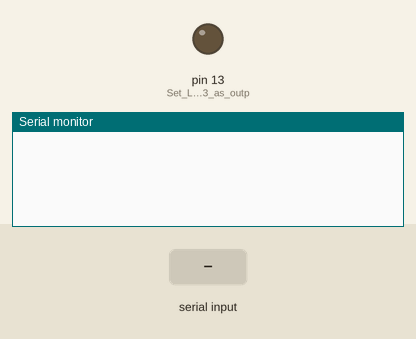
A sketch run on a simulated Arduino Mega 2560, built with avr-gcc and run on an emulated ATmega2560. Parts: output pins drawn as LEDs (lit = HIGH), the last lines printed to the serial monitor. The inputs (shaded band) are chosen by the test bench.

Above: at 1.2 s.
1.3 s: "a" received over the second serial link
At 3.0 s:
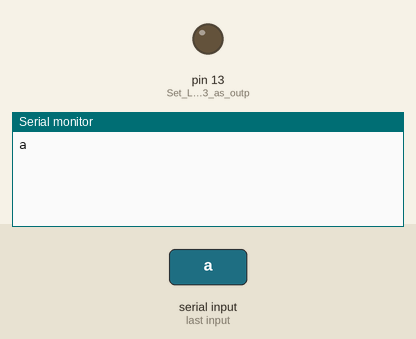
4.3 s: "b" received over the second serial link
At 6.1 s:
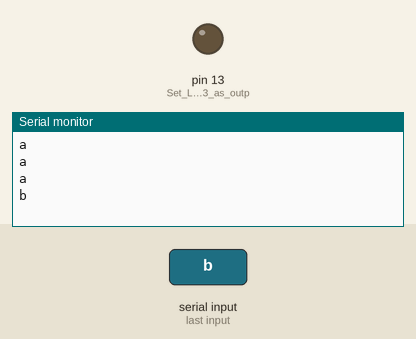
7.3 s: "1" received over the second serial link
At 8.7 s:
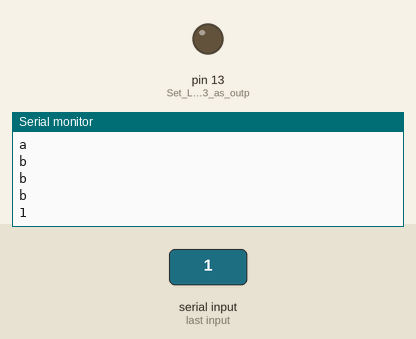

Measured:
- after the input at 1.3 s, the serial monitor: prints a new line after 1.0 s (image 1)
- after the input at 4.3 s, the serial monitor: prints a new line after 1.0 s (image 2)
- after the input at 7.3 s, the serial monitor: prints a new line after 1.0 s (image 3)

The sketch:

Serial3_Read_Due.ino
```cpp
/*This file is part of a code test for the serial communication function between
  an Arduino Mega and an Arduino Due. This is the code for the Arduino Due which
  will be the receiver. We are testing for two cases:
      a. Receiving a 1 or a 0
      b. Receiving a string of text

  Code uses Builtin LED and PINS 14(TX3) and 15(RX3). The two Arduinos are
  conected through a Bi-Directional Logic Level Converter.
*/

char mode = 'b'; //Variable to change between the two cases of the code
int state; //Data to be received in case (a)
char string[12]; //String to be received in case (b)

void setup() {
  Serial.begin(9600); //Start communication with the computer
  Serial3.begin(115200); //Start communication with the Arduino Mega
  pinMode(LED_BUILTIN, OUTPUT); //Set LED on pin 13 as output
}

void loop() {

    // Case (a): Receive a 1 or a 0 through Serial3 and light the LED accordingly
    if (mode=='a') {
        state = Serial3.read();
        digitalWrite(LED_BUILTIN, state);
    // Case (b): Receive a 12-byte chain of text through Serial3
    } else if (mode=='b'){
        Serial3.readBytes(string,12);
        Serial.println(string);
    }
}
```
